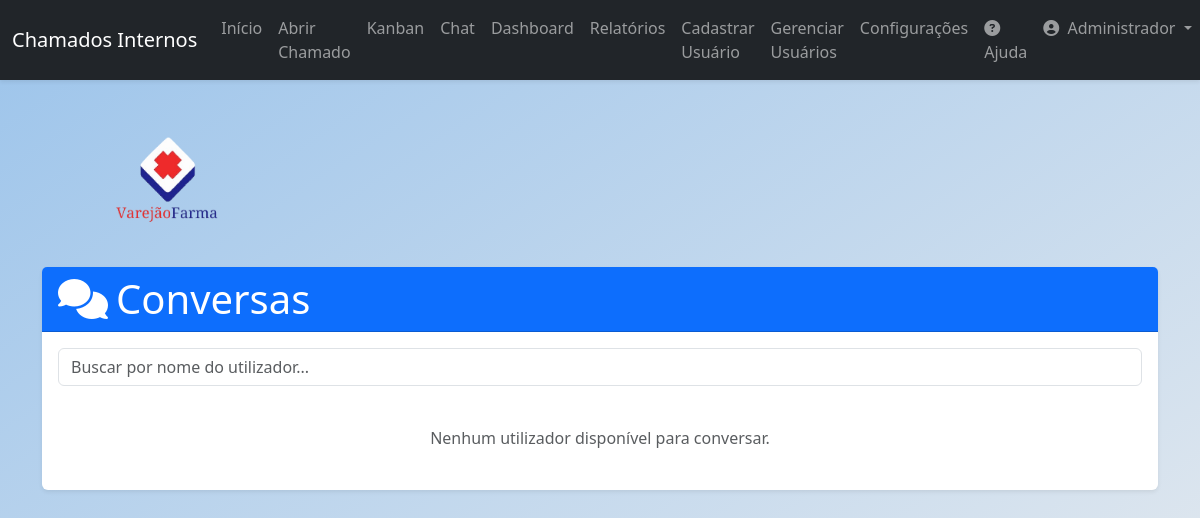
Page /chat (signed in) on the earlier database version.
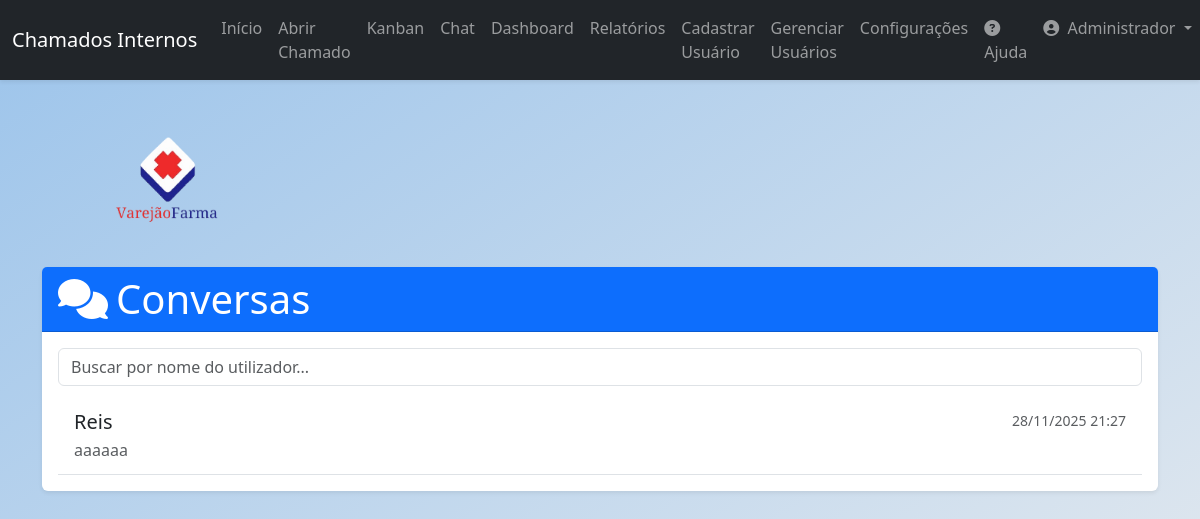
Same page on the later database version.
### app/models.py (models this page shows, shortened)
class User(db.Model, UserMixin):
    id = db.Column(db.Integer, primary_key=True)
    name = db.Column(db.String(100), nullable=False)
    email = db.Column(db.String(120), unique=True, nullable=False)
    sector = db.Column(db.String(50), nullable=False)
    password = db.Column(db.String(128), nullable=False)
    access_level = db.Column(db.String(20), nullable=False, default='colaborador')
    is_active = db.Column(db.Boolean, nullable=False, default=True)
    created_at = db.Column(db.DateTime, default=datetime.utcnow)
    tickets_created = db.relationship('Ticket', backref='author', lazy=True, foreign_keys='Ticket.user_id')
    tickets_assigned = db.relationship('Ticket', backref='assignee_user', lazy=True, foreign_keys='Ticket.assigned_to')
    comments = db.relationship('Comment', backref='comment_author', lazy=True)

class ChatMessage(db.Model):
    id = db.Column(db.Integer, primary_key=True)
    sender_id = db.Column(db.Integer, db.ForeignKey('user.id'), nullable=False)
    recipient_id = db.Column(db.Integer, db.ForeignKey('user.id'), nullable=False)
    content = db.Column(db.Text, nullable=True)
    timestamp = db.Column(db.DateTime, index=True, default=datetime.utcnow)
    attachment_filename = db.Column(db.String(100), nullable=True)
    is_read = db.Column(db.Boolean, default=False, nullable=False)
    sender = db.relationship('User', foreign_keys=[sender_id], backref='sent_messages')
    recipient = db.relationship('User', foreign_keys=[recipient_id], backref='received_messages')

### app/routes.py (the view)
@main.route('/chat', methods=['GET'])
@login_required
def chat_users():
    sent_to_ids = db.session.query(ChatMessage.recipient_id).filter(ChatMessage.sender_id == current_user.id).distinct()
    received_from_ids = db.session.query(ChatMessage.sender_id).filter(ChatMessage.recipient_id == current_user.id).distinct()
    all_partner_ids = {row[0] for row in sent_to_ids}.union({row[0] for row in received_from_ids})
    conversations = []
    for partner_id in all_partner_ids:
        last_message = ChatMessage.query.filter(
            or_(
                (ChatMessage.sender_id == current_user.id) & (ChatMessage.recipient_id == partner_id),
                (ChatMessage.sender_id == partner_id) & (ChatMessage.recipient_id == current_user.id)
            )
        ).order_by(ChatMessage.timestamp.desc()).first()
        if last_message:
            conversations.append(last_message)
    conversations.sort(key=lambda x: x.timestamp, reverse=True)
    users_without_conversations = User.query.filter(
        User.id != current_user.id,
        ~User.id.in_(all_partner_ids)
    ).order_by(User.name).all()
    return render_template('chat_users.html', conversations=conversations, users_without_conversations=users_without_conversations, title="Chat")

### app/__init__.py (called while the page is built)
def format_datetime_local(value, format='%d/%m/%Y %H:%M'):
    if value is None:
        return ""
    utc_tz = pytz.utc
    local_tz = pytz.timezone('America/Sao_Paulo') # Você pode mudar para seu fuso horário
    utc_dt = utc_tz.localize(value)
    local_dt = utc_dt.astimezone(local_tz)
    return local_dt.strftime(format)

@login_manager.user_loader
def load_user(user_id):
    from app.models import User
    return User.query.get(int(user_id))

### app/routes.py (called while the page is built)
@main.context_processor
def inject_system_settings():
    settings = SystemSettings.query.first()
    return dict(system_settings=settings)

### app/templates/chat_users.html (shortened to what this page needs)
{% extends "base.html" %}
{% block content %}
<div class="row mt-4">
    <div class="col-12 mb-3">
        <img src="{% if system_settings and system_settings.logo_filename %}{{ url_for('static', filename='uploads/' + system_settings.logo_filename) }}{% else %}https://neosul.com.br/clientes/1/img/logo.png{% endif %}" alt="Logo" style="max-width: 250px; height: auto;">
    </div>
</div>
<div class="card shadow-sm">
    <div class="card-header bg-primary text-white">
        <h1 class="mb-0"><i class="fas fa-comments me-2"></i>Conversas</h1>
    </div>
    <div class="card-body">
        <div class="mb-3">
            <input type="text" id="chatSearch" class="form-control" placeholder="Buscar por nome do utilizador...">
        </div>
        <div class="list-group list-group-flush">
            {% if conversations %}
                {% for msg in conversations %}
                    {% set other_user = msg.sender if msg.sender_id != current_user.id else msg.recipient %}
                    <a href="{{ url_for('main.chat_conversation', recipient_id=other_user.id) }}" class="list-group-item list-group-item-action conversation-item" data-name="{{ other_user.name.lower() }}" data-conversation-with="{{ other_user.id }}">
                        <div class="d-flex w-100 justify-content-between">
                            <h5 class="mb-1 conversation-title">
                                {{ other_user.name }}
                            </h5>
                            <small class="text-muted">{{ msg.timestamp | localdatetime }}</small>
                        </div>
                        <p class="mb-1 text-muted conversation-preview">
                            {% if msg.content %}
                                {{ msg.content | truncate(80) }}
                            {% else %}
                                <i class="fas fa-paperclip"></i> Anexo
                            {% endif %}
                        </p>
                    </a>
                {% endfor %}
            {% endif %}
            {% if not conversations and not users_without_conversations %}
                <div class="list-group-item">
                    <p class="text-muted my-3 text-center">Nenhum utilizador disponível para conversar.</p>
                </div>
            {% endif %}
        </div>
    </div>
</div>
{% endblock %}

Differences in the rows shown:
added ChatMessage: timestamp|localdatetime "28/11/2025 21:27", content "aaaaaa"
added User: name "Reis"
Other differences:
text no longer shown: "Nenhum utilizador disponível para conversar."
